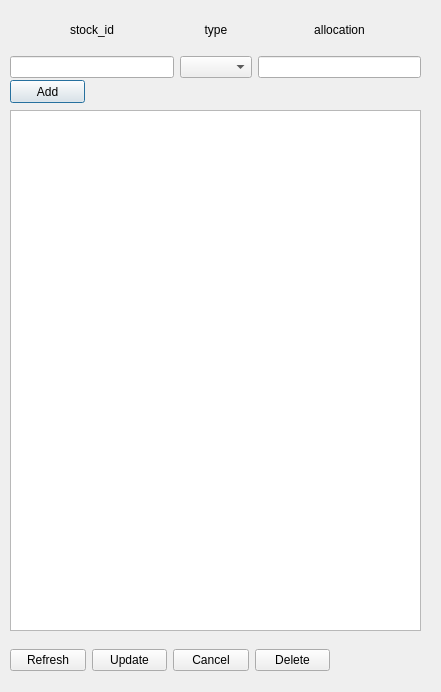
<?xml version="1.0" encoding="UTF-8"?>
<ui version="4.0">
 <class>Dialog</class>
 <widget class="QDialog" name="Dialog">
  <property name="geometry">
   <rect>
    <x>0</x>
    <y>0</y>
    <width>441</width>
    <height>692</height>
   </rect>
  </property>
  <property name="windowTitle">
   <string>Dialog</string>
  </property>
  <widget class="QTableView" name="tableView">
   <property name="geometry">
    <rect>
     <x>10</x>
     <y>110</y>
     <width>411</width>
     <height>521</height>
    </rect>
   </property>
  </widget>
  <widget class="QPushButton" name="addButton">
   <property name="geometry">
    <rect>
     <x>10</x>
     <y>80</y>
     <width>75</width>
     <height>23</height>
    </rect>
   </property>
   <property name="text">
    <string>Add</string>
   </property>
  </widget>
  <widget class="QWidget" name="layoutWidget">
   <property name="geometry">
    <rect>
     <x>10</x>
     <y>640</y>
     <width>320</width>
     <height>41</height>
    </rect>
   </property>
   <layout class="QGridLayout" name="gridLayout">
    <item row="0" column="0">
     <widget class="QPushButton" name="refreshPushButton">
      <property name="text">
       <string>Refresh</string>
      </property>
     </widget>
    </item>
    <item row="0" column="1">
     <widget class="QPushButton" name="updateButton">
      <property name="text">
       <string>Update</string>
      </property>
     </widget>
    </item>
    <item row="0" column="2">
     <widget class="QPushButton" name="cancelButton">
      <property name="text">
       <string>Cancel</string>
      </property>
     </widget>
    </item>
    <item row="0" column="3">
     <widget class="QPushButton" name="deleteButton">
      <property name="text">
       <string>Delete</string>
      </property>
     </widget>
    </item>
   </layout>
  </widget>
  <widget class="QWidget" name="layoutWidget">
   <property name="geometry">
    <rect>
     <x>10</x>
     <y>10</y>
     <width>411</width>
     <height>68</height>
    </rect>
   </property>
   <layout class="QGridLayout" name="gridLayout_2">
    <item row="0" column="0">
     <widget class="QLabel" name="label_5">
      <property name="text">
       <string>stock_id</string>
      </property>
      <property name="alignment">
       <set>Qt::AlignCenter</set>
      </property>
     </widget>
    </item>
    <item row="0" column="1">
     <widget class="QLabel" name="label_8">
      <property name="text">
       <string>type</string>
      </property>
      <property name="alignment">
       <set>Qt::AlignCenter</set>
      </property>
     </widget>
    </item>
    <item row="0" column="2">
     <widget class="QLabel" name="label_9">
      <property name="text">
       <string>allocation</string>
      </property>
      <property name="alignment">
       <set>Qt::AlignCenter</set>
      </property>
     </widget>
    </item>
    <item row="1" column="0">
     <widget class="QLineEdit" name="stockIdLineEdit"/>
    </item>
    <item row="1" column="1">
     <widget class="QComboBox" name="typeComboBox"/>
    </item>
    <item row="1" column="2">
     <widget class="QLineEdit" name="allocationLineEdit"/>
    </item>
   </layout>
  </widget>
  <zorder>layoutWidget</zorder>
  <zorder>layoutWidget</zorder>
  <zorder>tableView</zorder>
  <zorder>addButton</zorder>
 </widget>
 <resources/>
 <connections/>
</ui>
